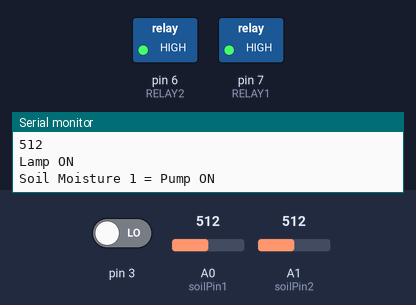
Recording of a sketch running on a simulated Arduino Uno, built with avr-gcc and run on an emulated ATmega328P. Shown: switched loads named in the sketch (green lamp = pin HIGH), the last lines printed to the serial monitor. The test bench sets the inputs (shaded band); at power-on: A1 (soilPin2) = 512, pin 3 LOW, A0 (soilPin1) = 512. Pins used as bus, display or sensor lines are not drawn.

Above: at 3.8 s.
3.9 s: A1 (soilPin2) set to 414
7.8 s: A1 (soilPin2) set to 391
At 10.5 s:
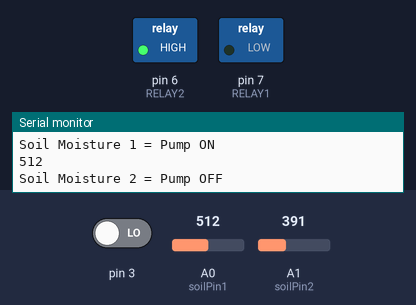
15.8 s: pin 3 driven HIGH
At 19.7 s:
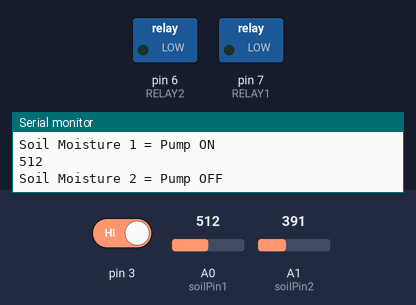
23.6 s: pin 3 driven LOW
At 25.8 s:
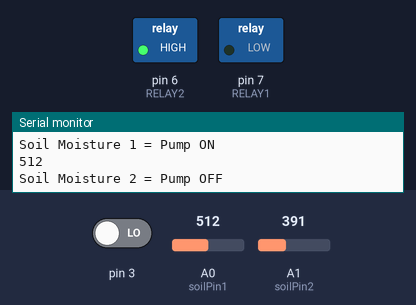
31.6 s: A1 (soilPin2) set to 410
At 33.9 s:
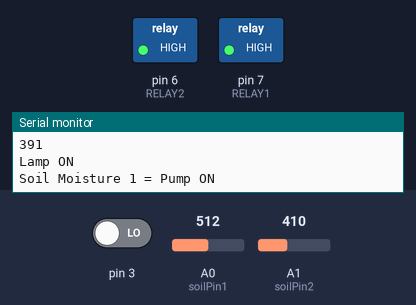
Timing chart, 0 to 35.4 s (numbered marks = the images above; inputs shaded):
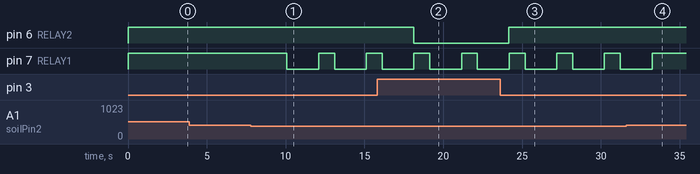

Measured:
- the behaviour switches between 401 and 400 on A1 (soilPin2) (found by bisection; images 0 and 1)
- after the input at 7.8 s, pin 7 (RELAY1): alternates HIGH for 1.0 s and LOW for 2.0 s, starting after 2.3 s
- after the input at 15.8 s, pin 6 (RELAY2): HIGH → LOW after 2.3 s
- after the input at 23.6 s, pin 6 (RELAY2): LOW → HIGH after 0.57 s
- after the input at 31.6 s, pin 7 (RELAY1): goes on until 33.2 s, then stays HIGH

The sketch:

moisture_sensor.ino
```cpp
#define RELAY1 7
#define RELAY2 6

// Initializations
int val1 = 0;
int val2 = 0;

int soilPin1 = A0;
int soilPin2 = A1;

int soilPower1 = 8;
int soilPower2 = 9;

void setup() {
    Serial.begin(9600);
    pinMode(RELAY1, OUTPUT);
    pinMode(RELAY2, OUTPUT);
    pinMode(3, INPUT);
    pinMode(soilPower1, OUTPUT);
    pinMode(soilPower2, OUTPUT);
    digitalWrite(soilPower1, LOW);
    digitalWrite(soilPower2, LOW);
}

void loop() {
    int switchval = digitalRead(3);
    if (switchval == 1) {
        digitalWrite(RELAY2, 0);
        Serial.println("Lamp OFF");
    } else {
        digitalWrite(RELAY2, 1);
        Serial.println("Lamp ON");
    }
    Serial.print("Soil Moisture 1 = ");
    Serial.println(readSoil1());

    Serial.print("Soil Moisture 2 = ");
    Serial.println(readSoil2());

    // take a reading every second
    delay(1000);
}

int readSoil1() {
    digitalWrite(soilPower1, HIGH);
    delay(10);
    val1 = analogRead(soilPin1);
    if (val1 <= 350) {
        digitalWrite(RELAY1, 0);
        Serial.println("Pump OFF");
        delay(1000);
    } else {
        digitalWrite(RELAY1, 1);
        Serial.println("Pump ON");
        delay(1000);
    }
    digitalWrite(soilPower1, LOW);
    return val1;
}

int readSoil2() {
    digitalWrite(soilPower2, HIGH);
    delay(10);
    val2 = analogRead(soilPin2);
    if (val2 <= 400) {
        digitalWrite(RELAY1, 0);
        Serial.println("Pump OFF");
        delay(1000);
    } else {
        digitalWrite(RELAY1, 1);
        Serial.println("Pump ON");
        delay(1000);
    }
    digitalWrite(soilPower2, LOW);
    return val2;
}
```
